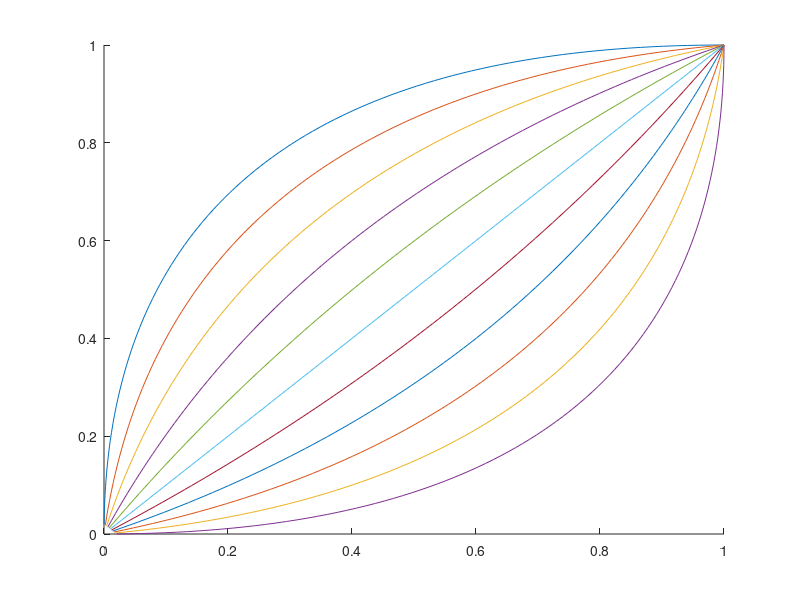

MATLAB code for this plot:
%here is my idea on how to create the sensitivity curves...
%I think we should be able to get such a form, that given x, we'll be able to
%get y (no creation of big tables...)
function bezier
figure(1);
hold on;

for i = 0:10
  bezier_plot(i/10);
endfor
hold off;
endfunction

function bezier_plot(pt)

t=(1:100)/100;
p0=[0;0];
p1=[pt; 1-pt];
p2=[1;1];

for T = 1:100
  t=T/100;
  B = [(1-t)^2; 2*t *(1-t); t^2];
  b(T,:) = [B(1)*p0(1) + B(2)*p1(1) + B(3)*p2(1); B(1)*p0(2) + B(2)*p1(2) + B(3)*p2(2)];
endfor

plot(b(:,1), b(:,2));

endfunction

